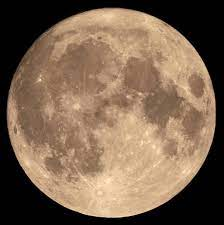
#> input picture MOON.jfif, 224 x 225 px, found by its file name
$ python Diplab.py
#> lines starting #> are read from the running program, lines starting #| are printed output that depends on the picture; after the words box and inside, x2 and y2 are one past the last pixel; in counts of white or black regions, pixels touching at a corner belong together
import math
import numpy as np
import cv2
image = cv2.imread('E:\DIP\MOON.jfif')
#> image is the input picture: shape (225, 224, 3); mean B, G, R 80.1, 100.6, 123.8
m,n,v = image.shape
#> m = 225; n = 224; v = 3
gray_image = np.zeros((m,n),np.uint8)
image_onezeroes = np.zeros((m,n),np.uint8)
image_onezeroes2 = np.zeros((m,n),np.uint8)
print(m,n,v)
#| 225 224 3
dummy = 0
for i in range(m):
    for j in range(n):
        for k in range(v):
            dummy = dummy + image[i][j][k]
        gray_image[i][j] = math.floor(dummy/3)
        dummy = 0
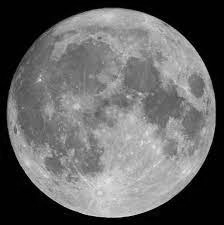
#> gray_image: shape (225, 224); min 0, max 229, mean 101.2
for t in range(m):
    for u in range(n):
        image_onezeroes[t][u] = (gray_image[t][u])/255
#> image_onezeroes: shape (225, 224); every value is 0
for v in range(m):
    for w in range(n):
        if(gray_image[v][w] >= 128):
            image_onezeroes2[v][w] = 1
        else:
            image_onezeroes2[v][w] = 0
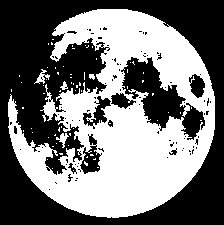
#> image_onezeroes2: shape (225, 224); values 0 (black) and 1 (white), 46.3% white; 69 white regions (64 under 20 px), largest, box (x1, y1, x2, y2) and area: (8, 9, 215, 218) 22944, (34, 69, 50, 84) 90, (56, 133, 69, 148) 79, (60, 81, 68, 90) 36, (89, 74, 95, 80) 27
print("color image pixels")
print(image)
#> (printed output is left out)
print("gray image pixels")
print(gray_image)
#> (printed output is left out)
print("one/zero image pixels")
print(image_onezeroes)
#> (printed output is left out)
print("one/zero image2 pixels")
print(image_onezeroes2)
#> (printed output is left out)

cv2.imshow("original",image)
cv2.waitKey(0)
cv2.imshow('gray',gray_image)
cv2.waitKey(0)
cv2.imshow('zerosones',image_onezeroes)
cv2.waitKey(0)
cv2.imshow('zerosones2',image_onezeroes)
cv2.waitKey(0)
cv2.imshow('grayimage + zerosoneimage ',gray_image + image_onezeroes)
cv2.waitKey(0)
cv2.imshow('grayimage + zerosoneimage2 ',gray_image + image_onezeroes2)
cv2.waitKey(0)
cv2.imshow('grayimage + 20 ',gray_image + 20)
cv2.waitKey(0)
cv2.destroyAllWindows()
